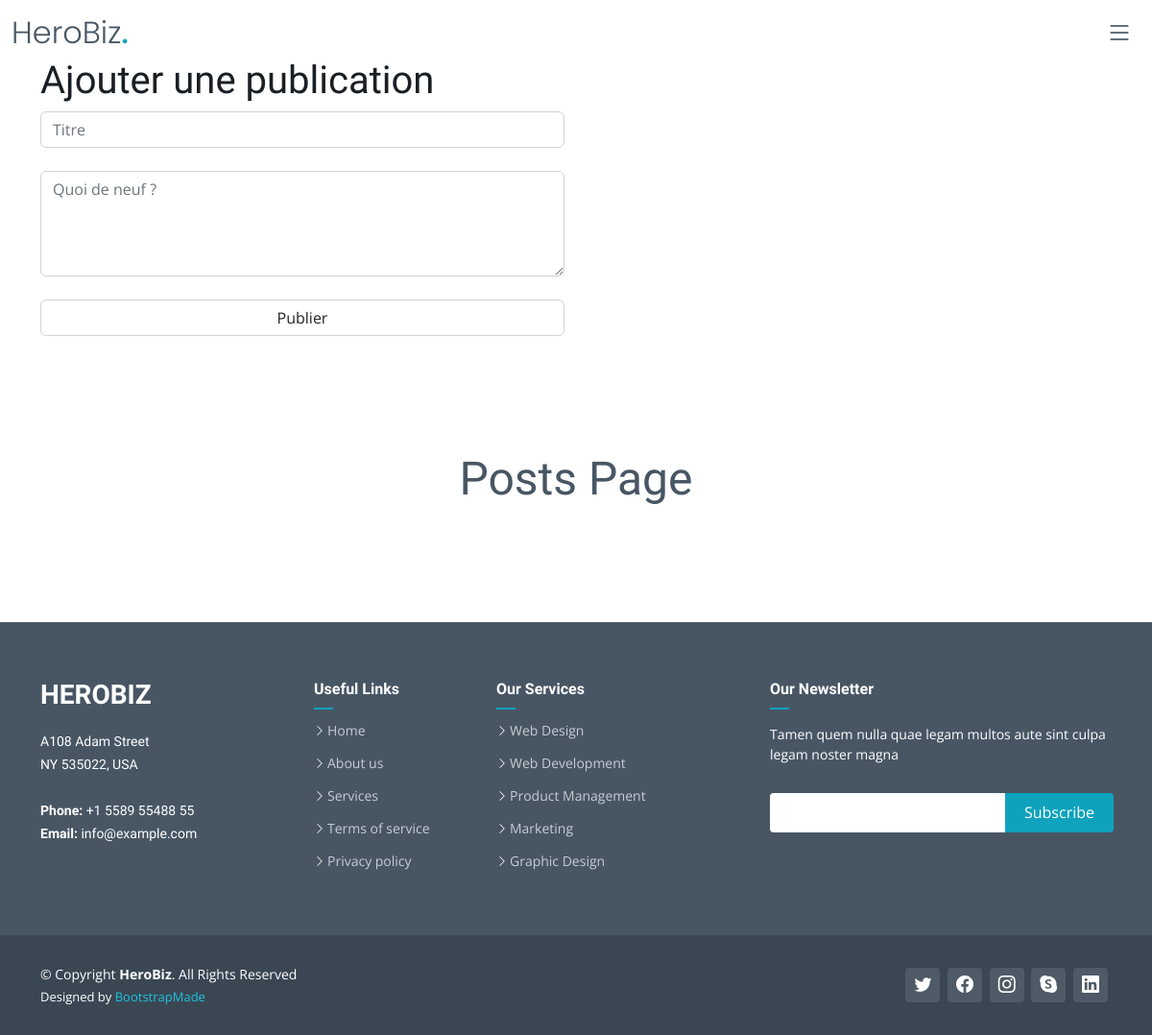
/posts.php (signed in), run on an earlier commit of the app's database.
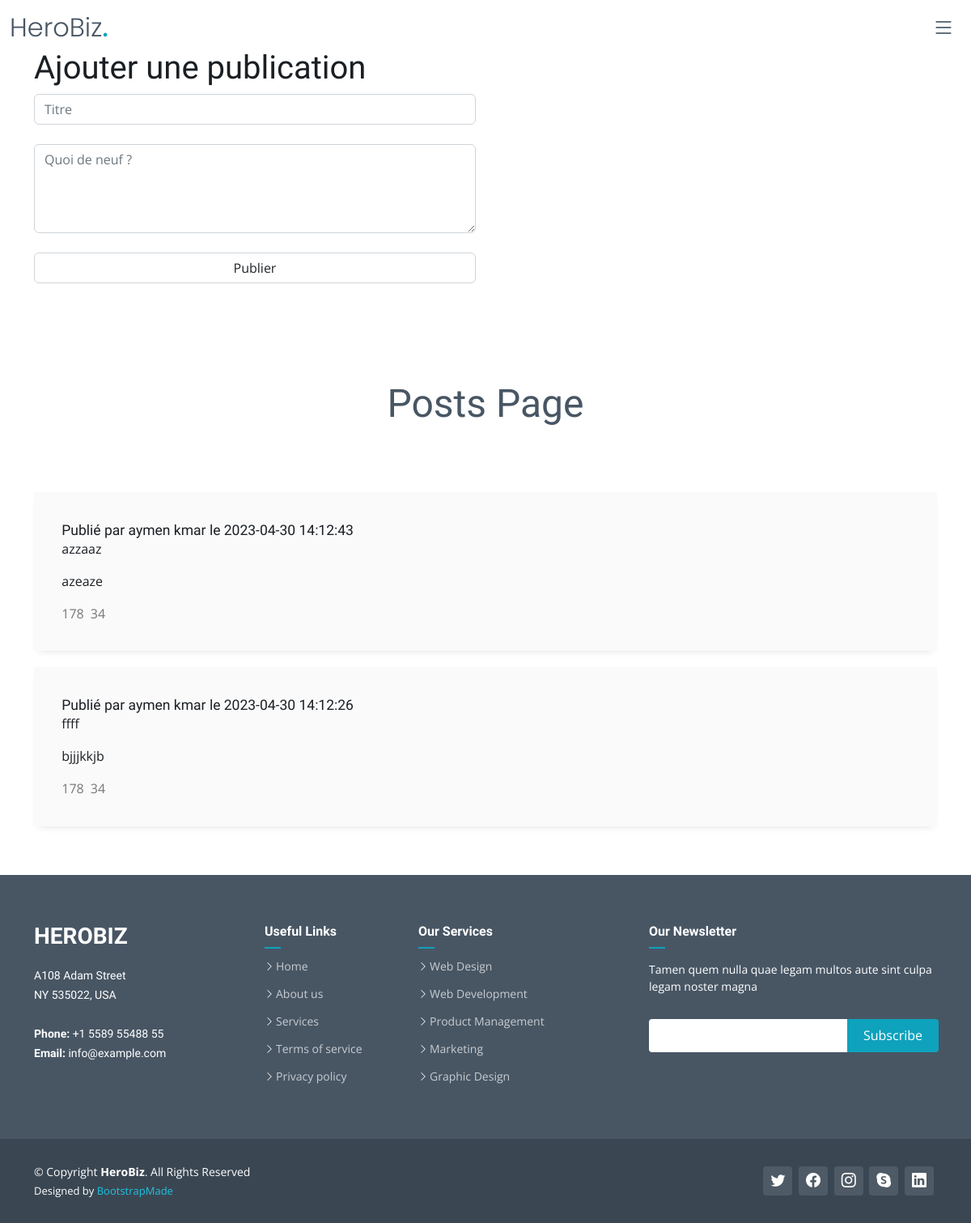
And on a later commit of the database.
### tables this page shows
CREATE TABLE `publications` (
  `id` int NOT NULL AUTO_INCREMENT,
  `user_id` int NOT NULL,
  `title` varchar(255) NOT NULL,
  `content` text NOT NULL,
  `created_at` datetime NOT NULL DEFAULT CURRENT_TIMESTAMP,
  PRIMARY KEY (`id`),
  KEY `user_id` (`user_id`),
  CONSTRAINT `publications_ibfk_1` FOREIGN KEY (`user_id`) REFERENCES `users` (`id`)
);

CREATE TABLE `users` (
  `id` int NOT NULL AUTO_INCREMENT,
  `first_name` varchar(50) NOT NULL,
  `last_name` varchar(50) NOT NULL,
  `birthday` date NOT NULL,
  `email` varchar(100) NOT NULL,
  `username` varchar(50) NOT NULL,
  `password` varchar(255) NOT NULL,
  PRIMARY KEY (`id`),
  UNIQUE KEY `username` (`username`)
);

### posts.php (the view, shortened to what this page needs)
<!DOCTYPE html>
<html lang="en">
<head>
  <link href="assets/vendor/bootstrap/css/bootstrap.min.css" rel="stylesheet">
  <link href="assets/vendor/bootstrap-icons/bootstrap-icons.css" rel="stylesheet">
  <link href="assets/vendor/aos/aos.css" rel="stylesheet">
  <link href="assets/vendor/glightbox/css/glightbox.min.css" rel="stylesheet">
  <link href="assets/vendor/swiper/swiper-bundle.min.css" rel="stylesheet">
  <link href="assets/css/variables.css" rel="stylesheet">
  <link href="assets/css/main.css" rel="stylesheet">
</head>
<body>
  <header id="header" class="header fixed-top" data-scrollto-offset="0">
    <div class="container-fluid d-flex align-items-center justify-content-between">
      <a href="index.html" class="logo d-flex align-items-center scrollto me-auto me-lg-0">
        <h1>HeroBiz<span>.</span></h1>
      </a>
      <nav id="navbar" class="navbar">
        <i class="bi bi-list mobile-nav-toggle d-none"></i>
      </nav>
    </div>
  </header>
  <main id="main">
  <section id="about" class=" container about">
    <div class="row">
      <div class="col-md-6">
  <h1>Ajouter une publication</h1>
    <form action="ajouter_publication.php" method="post">
    <input type="text" name="title" class="form-control" placeholder="Titre" required><br>
    <textarea name="content" class="form-control" placeholder="Quoi de neuf ?" rows="4" cols="50" required></textarea><br>
    <button type="submit" class="form-control" name="submit">Publier</button>
  </form>
  </div>
  </div>
          </section>
  <section id="about" class="about">
      <div class="container" data-aos="fade-up">
        <div class="section-header">
          <h2>Posts Page</h2>
        </div>
        <div class="row g-4 g-lg-5" data-aos="fade-up" data-aos-delay="200">
          <div class="col-lg-12">
          <?php
  require_once 'config.php';
$sql = "SELECT publications.*, users.first_name, users.last_name FROM publications LEFT JOIN users ON publications.user_id = users.id where users.id = ".$_SESSION["id"]." ORDER BY created_at DESC";
$stmt = $conn->prepare($sql);
$stmt->execute();
  while ($row = $stmt->fetch(PDO::FETCH_ASSOC)) {
  echo'     <div class="media g-mb-30 media-comment">';
  echo'          <div class="media-body u-shadow-v18 g-bg-secondary g-pa-30">';
  echo'           <div class="g-mb-15">';
  if ($row['first_name'] !== NULL && $row['last_name'] !== NULL) {
    echo '<h5 class="h5 g-color-gray-dark-v1 mb-0"><small>Publié par ' . htmlspecialchars($row['first_name']) . ' ' . htmlspecialchars($row['last_name']) . ' le ' . $row['created_at'] . '</small></h5>';
} else {
    echo '<h5 class="h5 g-color-gray-dark-v1 mb-0"><small>Publié le ' . $row['created_at'] . '</small>';
}
  echo'           </div>';
  echo'           <p>'.htmlspecialchars($row['title']) .'</p>';
  echo'           <p>'.htmlspecialchars($row['content']) .'</p>';
  echo'           <ul class="list-inline d-sm-flex my-0">';
  echo'             <li class="list-inline-item g-mr-20">';
  echo'               <a class="u-link-v5 g-color-gray-dark-v4 g-color-primary--hover" href="#!">';
  echo'                 <i class="fa fa-thumbs-up g-pos-rel g-top-1 g-mr-3"></i>
               178
                </a>
           </li>';
  echo'             <li class="list-inline-item g-mr-20">';
  echo'               <a class="u-link-v5 g-color-gray-dark-v4 g-color-primary--hover" href="#!">';
  echo'                 <i class="fa fa-thumbs-down g-pos-rel g-top-1 g-mr-3"></i>
                  34
                </a>
              </li>';
  echo'           </ul>';
  echo'         </div>';
  echo'     </div>';
  }
  ?>
        </div>
      </div>
    </section>
  </main>
  <footer id="footer" class="footer">
    <div class="footer-content">
      <div class="container">
        <div class="row">
          <div class="col-lg-3 col-md-6">
            <div class="footer-info">
              <h3>HeroBiz</h3>
              <p>
                A108 Adam Street <br>
                NY 535022, USA<br><br>
                <strong>Phone:</strong> +1 5589 55488 55<br>
                <strong>Email:</strong> info@example.com<br>
              </p>
            </div>
          </div>
          <div class="col-lg-2 col-md-6 footer-links">
            <h4>Useful Links</h4>
            <ul>
              <li><i class="bi bi-chevron-right"></i> <a href="#">Home</a></li>
              <li><i class="bi bi-chevron-right"></i> <a href="#">About us</a></li>
              <li><i class="bi bi-chevron-right"></i> <a href="#">Services</a></li>
              <li><i class="bi bi-chevron-right"></i> <a href="#">Terms of service</a></li>
              <li><i class="bi bi-chevron-right"></i> <a href="#">Privacy policy</a></li>
            </ul>
          </div>
          <div class="col-lg-3 col-md-6 footer-links">
            <h4>Our Services</h4>
            <ul>
              <li><i class="bi bi-chevron-right"></i> <a href="#">Web Design</a></li>
              <li><i class="bi bi-chevron-right"></i> <a href="#">Web Development</a></li>
              <li><i class="bi bi-chevron-right"></i> <a href="#">Product Management</a></li>
              <li><i class="bi bi-chevron-right"></i> <a href="#">Marketing</a></li>
              <li><i class="bi bi-chevron-right"></i> <a href="#">Graphic Design</a></li>
            </ul>
          </div>
          <div class="col-lg-4 col-md-6 footer-newsletter">
            <h4>Our Newsletter</h4>
            <p>Tamen quem nulla quae legam multos aute sint culpa legam noster magna</p>
            <form action="" method="post">
              <input type="email" name="email"><input type="submit" value="Subscribe">
            </form>
          </div>
        </div>
      </div>
    </div>
    <div class="footer-legal text-center">
      <div class="container d-flex flex-column flex-lg-row justify-content-center justify-content-lg-between align-items-center">
        <div class="d-flex flex-column align-items-center align-items-lg-start">
          <div class="copyright">
            &copy; Copyright <strong><span>HeroBiz</span></strong>. All Rights Reserved
          </div>
          <div class="credits">
            Designed by <a href="https://bootstrapmade.com/">BootstrapMade</a>
          </div>
        </div>
        <div class="social-links order-first order-lg-last mb-3 mb-lg-0">
          <a href="#" class="twitter"><i class="bi bi-twitter"></i></a>
          <a href="#" class="facebook"><i class="bi bi-facebook"></i></a>
          <a href="#" class="instagram"><i class="bi bi-instagram"></i></a>
          <a href="#" class="google-plus"><i class="bi bi-skype"></i></a>
          <a href="#" class="linkedin"><i class="bi bi-linkedin"></i></a>
        </div>
      </div>
    </div>
  </footer>
</body>
</html>

### assets/css/variables.css (style rules this page uses)
:root { --font-default: 'Open Sans', system-ui, -apple-system, "Segoe UI", Roboto, "Helvetica Neue", Arial, "Noto Sans", "Liberation Sans", sans-serif, "Apple Color Emoji", "Segoe UI Emoji", "Segoe UI Symbol", "Noto Color Emoji"; --font-primary: 'Source Sans Pro', sans-serif; --font-secondary: 'Poppins', sans-serif; --color-default: #1a1f24; --color-default-rgb: 26, 31, 36; --color-links: #0ea2bd; --color-links-hover: #1ec3e0; --color-primary: #0ea2bd; --color-primary-light: #1ec3e0; --color-primary-dark: #0189a1; --color-primary-rgb: 14, 162, 189; --color-primary-light-rgb: 30, 195, 224; --color-primary-dark-rgb: 1, 137, 161; --color-secondary: #485664; --color-secondary-light: #8f9fae; --color-secondary-dark: #3a4753; --color-secondary-rgb: 72, 86, 100; --color-secondary-light-rgb: 143, 159, 174; --color-secondary-dark-rgb: 58, 71, 83; --color-blue: #0d6efd; --color-blue-rgb: 13, 110, 253; --color-indigo: #6610f2; --color-indigo-rgb: 102, 16, 242; --color-purple: #6f42c1; --color-purple-rgb: 111, 66, 193; --color-pink: #f3268c; --color-pink-rgb: 243, 38, 140; --color-red: #df1529; --color-red-rgb: 223, 21, 4; --color-orange: #fd7e14; --color-orange-rgb: 253, 126, 20; --color-yellow: #ffc107; --color-yellow-rgb: 255, 193, 7; --color-green: #059652; --color-green-rgb: 5, 150, 82; --color-teal: #20c997; --color-teal-rgb: 32, 201, 151; --color-cyan: #0dcaf0; --color-cyan-rgb: 13, 202, 240; --color-white: #ffffff; --color-white-rgb: 255, 255, 255; --color-gray: #6c757d; --color-gray-rgb: 108, 117, 125; --color-black: #000000; --color-black-rgb: 0, 0, 0; }
:root { --bs-blue: var(--color-blue); --bs-indigo: var(--color-indigo); --bs-purple: var(--color-purple); --bs-pink: var(--color-pink); --bs-red: var(--color-red); --bs-orange: var(--color-orange); --bs-yellow: var(--color-yellow); --bs-green: var(--color-green); --bs-teal: var(--color-teal); --bs-cyan: var(--color-cyan); --bs-white: var(--color-white); --bs-gray: var(--color-gray); --bs-gray-dark: #343a40; --bs-gray-100: #f8f9fa; --bs-gray-200: #e9ecef; --bs-gray-300: #dee2e6; --bs-gray-400: #ced4da; --bs-gray-500: #adb5bd; --bs-gray-600: #6c757d; --bs-gray-700: #495057; --bs-gray-800: #343a40; --bs-gray-900: #212529; --bs-primary: var(--color-blue); --bs-secondary: var(--color-blue); --bs-success: #198754; --bs-info: #0dcaf0; --bs-warning: #ffc107; --bs-danger: #dc3545; --bs-light: #f8f9fa; --bs-dark: #212529; --bs-primary-rgb: var(--color-primary-rgb); --bs-secondary-rgb: var(--color-secondary-rgb); --bs-success-rgb: 25, 135, 84; --bs-info-rgb: 13, 202, 240; --bs-warning-rgb: 255, 193, 7; --bs-danger-rgb: 220, 53, 69; --bs-light-rgb: 248, 249, 250; --bs-dark-rgb: 33, 37, 41; --bs-white-rgb: var(--color-white-rgb); --bs-black-rgb: var(--color-black-rgb); --bs-body-color-rgb: var(--color-default-rgb); --bs-body-bg-rgb: 255, 255, 255; --bs-font-sans-serif: var(--font-default); --bs-font-monospace: SFMono-Regular, Menlo, Monaco, Consolas, "Liberation Mono", "Courier New", monospace; --bs-gradient: linear-gradient(180deg, rgba(255, 255, 255, 0.15), rgba(255, 255, 255, 0)); --bs-body-font-family: var(--font-default); --bs-body-font-size: 1rem; --bs-body-font-weight: 400; --bs-body-line-height: 1.5; --bs-body-color: var(--color-default); --bs-body-bg: #fff; }

### posts.php (style rules this page uses)
@media (min-width: 0) { .g-pa-30 { padding: 2.14286rem !important; } }
.g-bg-secondary { background-color: #fafafa !important; }
.u-shadow-v18 { box-shadow: 0 5px 10px -6px rgba(0, 0, 0, 0.15); }
.g-color-gray-dark-v4 { color: #777 !important; }
.media-comment { margin-top:20px }

What changed in the data, as far as the page shows it:
added publications: user.first_name "aymen", user.last_name "kmar", created_at "2023-04-30 14:12:43", title "azzaaz", content "azeaze"
added publications: user.first_name "aymen", user.last_name "kmar", created_at "2023-04-30 14:12:26", title "ffff", content "bjjjkkjb"
